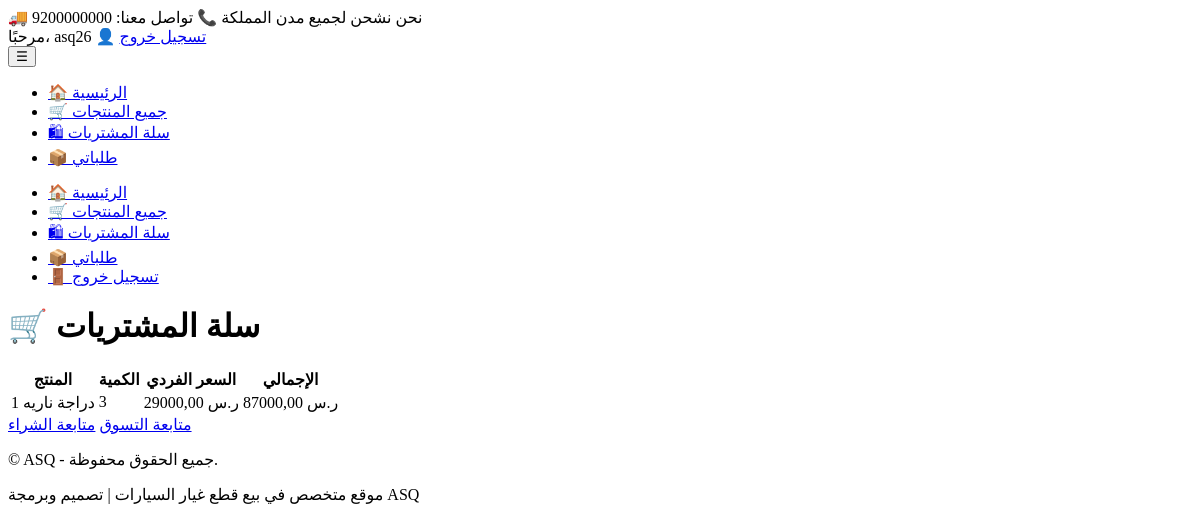
The app's page /orders/cart/ (signed in), older data.
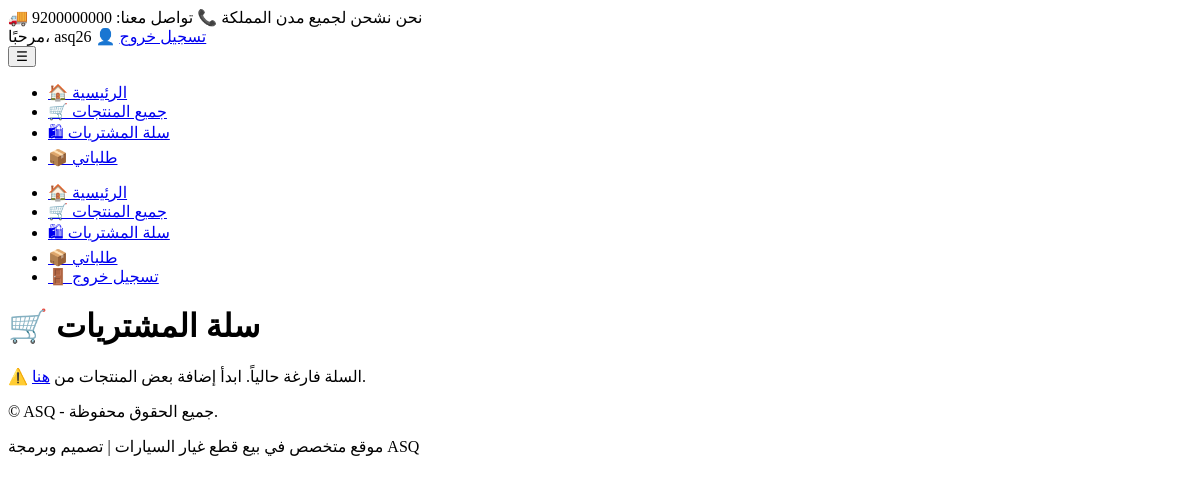
The same page, newer data.
### orders/models.py (models this page shows, shortened)
class OrderItem(models.Model):
    order = models.ForeignKey(Order, on_delete=models.CASCADE, related_name="items")
    product = models.ForeignKey(Product, on_delete=models.CASCADE)
    price = models.DecimalField(max_digits=10, decimal_places=2)
    quantity = models.PositiveIntegerField(default=1)
    @property
    def subtotal(self):
        return self.quantity * self.price

### store/models.py (models this page shows, shortened)
class Product(models.Model):
    category = models.ForeignKey(
        Category, related_name='products', on_delete=models.CASCADE, verbose_name="الفئة"
    )
    name = models.CharField(max_length=255, verbose_name="اسم المنتج")
    slug = models.SlugField(max_length=255, unique=True, verbose_name="الرابط المختصر")
    description = models.TextField(verbose_name="الوصف")
    price = models.DecimalField(max_digits=10, decimal_places=2, verbose_name="السعر")
    image = CloudinaryField(verbose_name="صورة المنتج", help_text="ارفع صورة المنتج الرئيسية")
    available = models.BooleanField(default=True, verbose_name="متاح")
    created_at = models.DateTimeField(auto_now_add=True, verbose_name="تاريخ الإضافة")
    updated_at = models.DateTimeField(auto_now=True, verbose_name="آخر تحديث")
    class Meta:
        verbose_name = "منتج"
        verbose_name_plural = "منتجات"
        ordering = ['-created_at']

### orders/views.py (the view)
# urls.py: path('cart/', views.order_view, name='order_view'),  # ✅ عرض السلة
@login_required
def order_view(request):
    order = Order.objects.filter(user=request.user, is_paid=False).first()
    return render(request, 'orders-templates/cart.html', {'order': order})

### orders/context_processors.py (called while the page is built)
def cart_count(request):
    if request.user.is_authenticated:
        cart = Cart.objects.filter(user=request.user).first()
        if cart:
            return {'cart_count': sum(item.quantity for item in cart.items.all())}
    return {'cart_count': 0}

### templates/orders-templates/cart.html
{% load static %}
{% include 'header.html' %}
<main class="page-container">
  <h1>🛒 سلة المشتريات</h1>
  {% if order and order.items.all %}
    <table class="cart-table">
      <thead>
        <tr>
          <th>المنتج</th>
          <th>الكمية</th>
          <th>السعر الفردي</th>
          <th>الإجمالي</th>
        </tr>
      </thead>
      <tbody>
        {% for item in order.items.all %}
          <tr>
            <td>{{ item.product.name }}</td>
            <td>{{ item.quantity }}</td>
            <td>{{ item.price }} ر.س</td>
            <td>{{ item.subtotal }} ر.س</td>
          </tr>
        {% endfor %}
      </tbody>
    </table>
    <div class="cart-actions">
      <a href="{% url 'store:products' %}" class="secondary-cta-btn">متابعة التسوق</a>
      <a href="{% url 'orders:checkout' %}" class="cta-btn">متابعة الشراء</a>
    </div>
  {% else %}
    <p>⚠️ السلة فارغة حالياً. ابدأ إضافة بعض المنتجات من <a href="{% url 'store:products' %}">هنا</a>.</p>
  {% endif %}
</main>
{% include 'footer.html' %}

Row changes from the older to the newer data that the page shows:
removed OrderItem: product.name "دراجة ناريه 1", quantity "3", price "29000,00", subtotal "87000,00"
Text that changed along with them:
text no longer shown: "المنتج الكمية السعر الفردي الإجمالي متابعة التسوق متابعة الشراء"
text now shown: "⚠️ السلة فارغة حالياً. ابدأ إضافة بعض المنتجات من هنا ."
